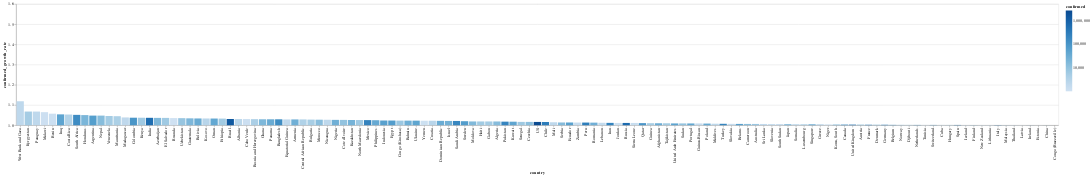

Notebook code for this chart:
### Markdown cell above
# Tasa de contagios por país

El color corresponde con la cantidad de casos confirmados

### Code cell
today_df = global_df[
    (global_df.date == global_df.date.max()) & 
    (global_df.confirmed > 1000)
]


alt.Chart(today_df).mark_bar().encode(
    x=alt.X(
        'country', 
        sort=list(
            today_df.set_index('country')
                    .confirmed_growth_rate
                    .sort_values()
                    .index[::-1]
        )
    ),
    y=alt.X(
        'confirmed_growth_rate', 
        scale=alt.Scale(domain=[1, 1.6], clamp=True)
    ),
    color=alt.Color('confirmed', scale=alt.Scale(type='log')),
    tooltip=list(today_df.columns)
)

### Figure 1 — Vega-Lite specification as saved in the notebook (floating-point values rounded to 4 significant figures; data arrays with more than 128 entries replaced by an {"elided": "..."} marker saying what was removed)
{"config": {"view": {"continuousWidth": 400, "continuousHeight": 300}}, "data": {"name": "data-06ffbf5b018c2d07c0aa19dee537df6b"}, "mark": "bar", "encoding": {"color": {"type": "quantitative", "field": "confirmed", "scale": {"type": "log"}}, "tooltip": [{"type": "temporal", "field": "date"}, {"type": "nominal", "field": "country"}, {"type": "quantitative", "field": "confirmed"}, {"type": "quantitative", "field": "recovered"}, {"type": "quantitative", "field": "death"}, {"type": "quantitative", "field": "confirmed_growth_rate"}, {"type": "quantitative", "field": "death_growth_rate"}, {"type": "temporal", "field": "first_infaction_date"}, {"type": "quantitative", "field": "days_from_first_infection"}, {"type": "temporal", "field": "tenth_infaction_date"}, {"type": "quantitative", "field": "days_from_tenth_infection"}, {"type": "temporal", "field": "first_death_date"}, {"type": "quantitative", "field": "days_from_first_death"}, {"type": "temporal", "field": "tenth_death_date"}, {"type": "quantitative", "field": "days_from_tenth_death"}], "x": {"type": "nominal", "field": "country", "sort": {"elided": "129 str values"}}, "y": {"type": "quantitative", "field": "confirmed_growth_rate", "scale": {"clamp": true, "domain": [1, 1.6]}}}, "$schema": "https://vega.github.io/schema/vega-lite/v4.8.1.json", "datasets": {"data-06ffbf5b018c2d07c0aa19dee537df6b": {"elided": "129 records"}}}
